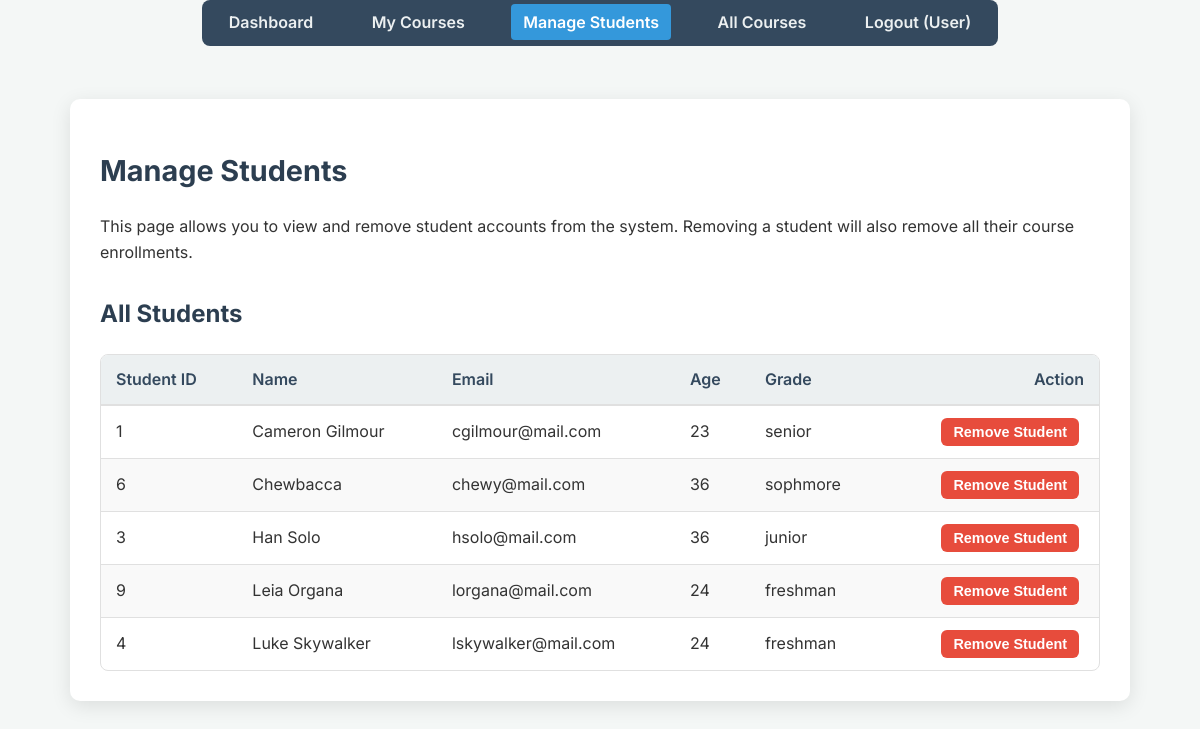
The page /manage_students.php (signed in) on the database its author committed.
### tables this page shows
CREATE TABLE IF NOT EXISTS `users` (
  `user_id` int UNSIGNED NOT NULL AUTO_INCREMENT,
  `user_name` varchar(100) NOT NULL,
  `email` varchar(255) NOT NULL,
  `password` varchar(255) NOT NULL,
  `role` enum('student','teacher') NOT NULL DEFAULT 'student',
  `age` int DEFAULT NULL,
  `grade` varchar(10) DEFAULT NULL,
  PRIMARY KEY (`user_id`),
  UNIQUE KEY `email` (`email`),
  KEY `idx_email` (`email`),
  KEY `idx_role` (`role`)
);

### manage_students.php (the view, shortened to what this page needs)
<?php
require_once 'db_connect.php';
require_once 'includes/header.php';
$message = $_SESSION['message'] ?? '';
$students_list = [];
$sql_fetch_students = "SELECT user_id, user_name, email, age, grade FROM Users WHERE role = 'student' ORDER BY user_name ASC";
$stmt_fetch_students = $conn->prepare($sql_fetch_students);
if ($stmt_fetch_students) {
    $stmt_fetch_students->execute();
    $result_students = $stmt_fetch_students->get_result();
    while ($row = $result_students->fetch_assoc()) {
        $students_list[] = $row;
    }
} else {
    $message .= " Error fetching students list: " . $conn->error;
    $message_type = 'error';
    error_log("Prepare failed for fetching students list: (" . $conn->errno . ") " . $conn->error);
}
?>
<h1>Manage Students</h1>
<p>This page allows you to view and remove student accounts from the system. Removing a student will also remove all their course enrollments.</p>
<section>
    <h2>All Students</h2>
    <div class="table-wrapper">
        <table class="data-table">
            <thead>
                <tr>
                    <th>Student ID</th>
                    <th>Name</th>
                    <th>Email</th>
                    <th>Age</th>
                    <th>Grade</th>
                    <th>Action</th>
                </tr>
            </thead>
            <tbody>
                <?php if (!empty($students_list)): ?>
                    <?php foreach ($students_list as $student): ?>
                        <tr>
                            <td><?php echo htmlspecialchars($student['user_id']); ?></td>
                            <td><?php echo htmlspecialchars($student['user_name']); ?></td>
                            <td><?php echo htmlspecialchars($student['email']); ?></td>
                            <td><?php echo htmlspecialchars($student['age'] ?? 'N/A'); ?></td>
                            <td><?php echo htmlspecialchars($student['grade'] ?? 'N/A'); ?></td>
                            <td>
                                <form action="manage_students.php" method="post" class="confirm-delete" data-confirm-message="Are you sure you want to remove student '<?php echo htmlspecialchars($student['user_name']); ?> (ID: <?php echo $student['user_id']; ?>)'? This action cannot be undone and will remove all their enrollments.">
                                    <button type="submit" class="clear-btn">Remove Student</button>
                                </form>
                            </td>
                        </tr>
                    <?php endforeach; ?>
                <?php else: ?>
                    <tr>
                        <td colspan="6">No students found in the system.</td>
                    </tr>
                <?php endif; ?>
            </tbody>
        </table>
    </div>
</section>
<?php
require_once 'includes/footer.php';
?>

### style.css (style rules this page uses)
body { font-family: 'Inter', sans-serif; line-height: 1.6; margin: 0; padding: 0; background-color: #f4f7f6; color: #333; display: flex; justify-content: center; align-items: center; min-height: 100vh; }
h1, h2, h3 { color: #2c3e50; margin-bottom: 20px; }
h1 { font-size: 1.8em; }
h2 { font-size: 1.5em; margin-top: 30px; }
form { margin-top: 20px; text-align: left; }
button, .button-link { display: inline-block; background-color: #3498db; color: white !important; padding: 12px 25px; border: none; border-radius: 6px; cursor: pointer; font-size: 1em; font-weight: 600; text-decoration: none; transition: background-color 0.3s ease, transform 0.1s ease; margin-right: 10px; margin-top: 10px; text-align: center; width: auto; }
button.clear-btn, .button-link.clear-btn { background-color: #e74c3c; }
.table-wrapper { overflow-x: auto; -webkit-overflow-scrolling: touch; border: 1px solid #e0e0e0; border-radius: 8px; margin-top: 20px; background-color: #fff; }
.data-table { width: 100%; border-collapse: collapse; }
.data-table th, .data-table td { border-bottom: 1px solid #e0e0e0; padding: 12px 15px; text-align: left; vertical-align: middle; }
.data-table td:last-child, .data-table th:last-child { text-align: right; }
.data-table td form { margin-top: 0; display: inline-block; margin-left: 5px; }
.data-table td button, .data-table td .button-link { padding: 6px 12px; font-size: 0.9em; margin-top: 0; margin-right: 5px; }
.data-table thead { background-color: #ecf0f1; color: #34495e; border-bottom: 2px solid #dcdcdc; }
.data-table th { font-weight: 600; border-bottom-width: 2px; }
.data-table tbody tr:nth-child(even) { background-color: #f9f9f9; }
.data-table tbody tr:last-child td { border-bottom: none; }

### rows shown on the page
users: user_id "1", user_name "Cameron Gilmour", email "cgilmour@mail.com", age "23", grade "senior"
users: user_id "6", user_name "Chewbacca", email "chewy@mail.com", age "36", grade "sophmore"
users: user_id "3", user_name "Han Solo", email "hsolo@mail.com", age "36", grade "junior"
users: user_id "9", user_name "Leia Organa", email "lorgana@mail.com", age "24", grade "freshman"
users: user_id "4", user_name "Luke Skywalker", email "lskywalker@mail.com", age "24", grade "freshman"

### other values the page prints
$_SESSION['user_name'] "User"
